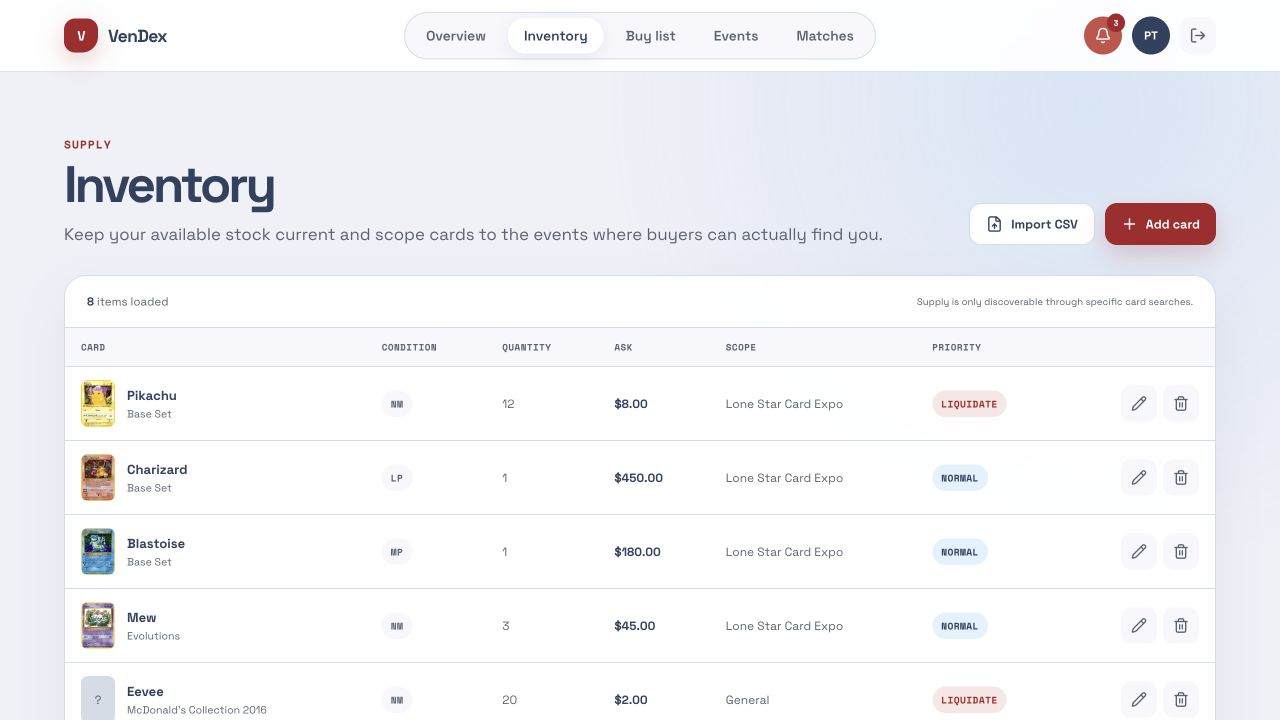
#> input picture docs/demo/frames/01-inventory.png, 1280 x 720 px
$ python build-gifs.py
#> lines starting #> are read from the running program, lines starting #| are printed output that depends on the picture
#!/usr/bin/env python3
"""Encode paced, captioned walkthroughs from unaltered browser screenshots.

Run from any directory: python3 docs/demo/build-gifs.py
Requires Pillow. Source screenshots are checked in beside this script.
"""
from pathlib import Path
from PIL import Image, ImageDraw, ImageFont

ROOT = Path(__file__).resolve().parent
FONT_PATHS = [
    Path('/System/Library/Fonts/Supplemental/Arial.ttf'),
    Path('/usr/share/fonts/truetype/dejavu/DejaVuSans.ttf'),
]
font_path = next((p for p in FONT_PATHS if p.exists()), None)
font = ImageFont.truetype(str(font_path), 25) if font_path else ImageFont.load_default(size=25)
small = ImageFont.truetype(str(font_path), 18) if font_path else ImageFont.load_default(size=18)

walkthroughs = {
    'prepare-stock.gif': [
        ('frames/01-inventory.png', 'Start with the cards you plan to bring.', 5000),
        ('frames/01-upload.png', 'Upload a CSV and choose the convention for this stock.', 5000),
        ('frames/01-resolve.png', 'An abbreviated set name? Choose the correct Charizard printing.', 6000),
        ('frames/01-preview.png', 'Review the cards, condition, quantities, and asking prices.', 6000),
        ('frames/01-complete.png', 'Commit the reviewed rows. Your inventory is ready.', 4000),
        ('assets/buy-list.png', 'Your buy list tells other vendors what you want and your budget.', 6000),
    ],
    'find-matches.gif': [
        ('frames/02-event.png', 'Start with the convention you are attending.', 5000),
        ('frames/02-dallas.png', 'Dallas: sell Pikachu for $8 or buy Rayquaza for $140.', 7000),
        ('frames/02-portland.png', 'Switch to Portland: different vendors, different matches.', 6000),
        ('frames/02-saved.png', 'Back in Dallas, save the Pikachu opportunity to your plan.', 6000),
        ('frames/02-dashboard.png', 'The dashboard tracks your saved matches and event preparation.', 6000),
    ],
}

for output, scenes in walkthroughs.items():
    frames = []
    durations = []
    for index, (source, caption, duration) in enumerate(scenes, 1):
        with Image.open(ROOT / source) as screenshot:
#> screenshot is the input picture: PIL image 1280x720 RGB; mean R, G, B 242.4, 242.6, 246
            screenshot = screenshot.convert('RGB')
            if screenshot.size != (1280, 720):
                raise ValueError(f'{source}: expected 1280x720, got {screenshot.size}')
            frame = Image.new('RGB', (1280, 818), '#26344f')
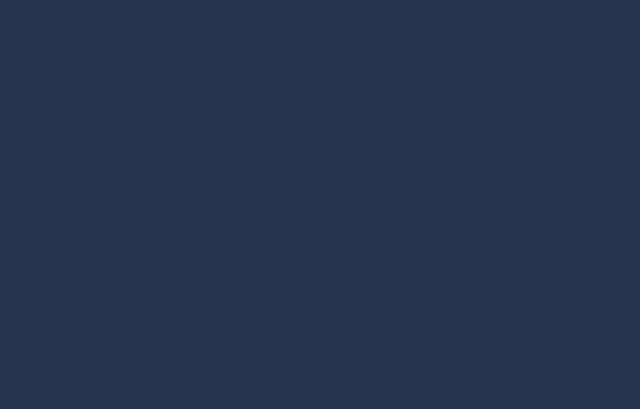
#> frame: PIL image 1280x818 RGB (shown at 1/2 size); mean R, G, B 38, 52, 79
            frame.paste(screenshot, (0, 0))
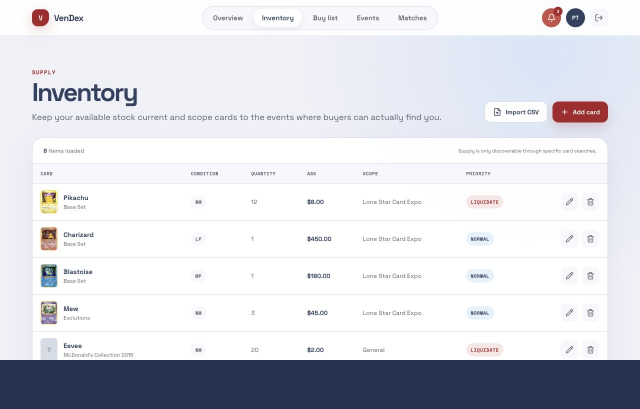
#> frame: PIL image 1280x818 RGB (shown at 1/2 size); mean R, G, B 217.9, 219.7, 226
        draw = ImageDraw.Draw(frame)
        draw.text((30, 734), f'VENDEX  /  {index:02d} OF {len(scenes):02d}', fill='#c4d2e8', font=small)
        draw.text((30, 766), caption, fill='white', font=font)
        # Keep subtle UI gradients while reserving colors for small card artwork.
        palette = Image.new('P', (1, 1))
        dominant = frame.quantize(colors=224).getpalette()[:224 * 3]
#> dominant = 672 values, max 255 at index 0, min 20 at index 657, mean 225.1
        accents = frame.quantize(colors=32, method=Image.Quantize.MAXCOVERAGE).getpalette()[:32 * 3]
#> accents = 96 values, max 255 at index 3, min 0 at index 0, mean 134
        palette.putpalette(dominant + accents)
        frames.append(frame.quantize(palette=palette))
#> (the run stopped early here; a loop or call above may not have finished)

$ run again, with docs/demo/assets/dashboard.png copied over docs/demo/frames/01-inventory.png
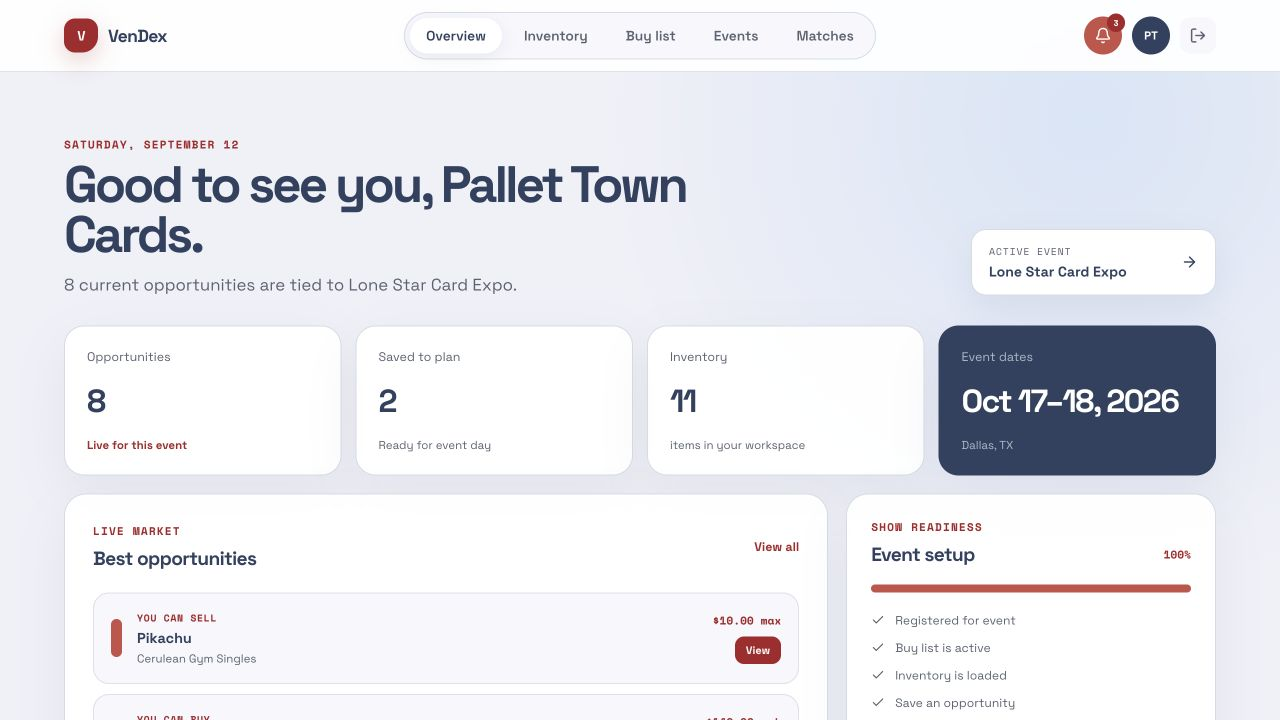
#> input picture docs/demo/assets/dashboard.png, 1280 x 720 px
#> screenshot is the input picture: PIL image 1280x720 RGB; mean R, G, B 231.1, 232.1, 238
#> `frame.paste(screenshot, (0, 0))`:
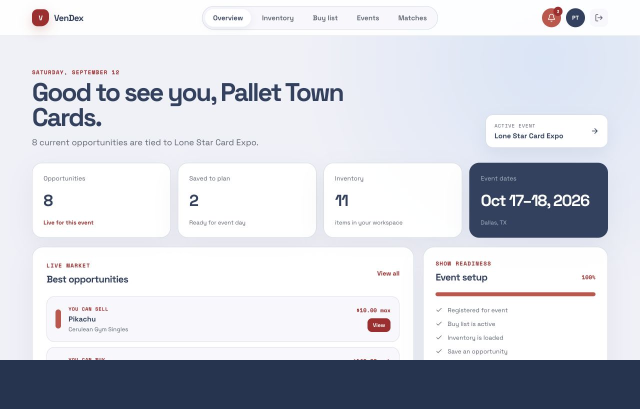
#> frame: PIL image 1280x818 RGB (shown at 1/2 size); mean R, G, B 208, 210.6, 218.9
#> dominant = 672 values, max 255 at index 0, min 37 at index 666, mean 218.5
#> accents = 96 values, max 255 at index 3, min 30 at index 0, mean 139.9
